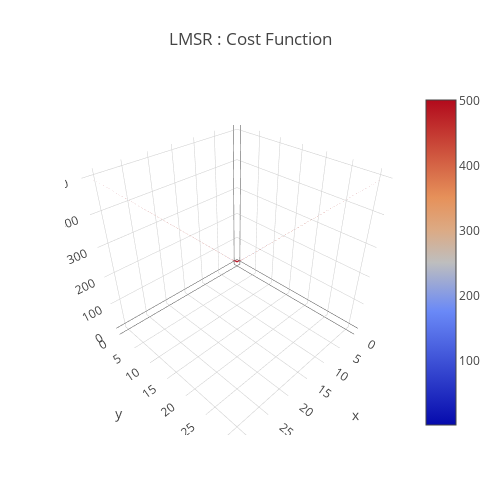

The cell this chart's notebook holds for it:
### Code cell
b = 1
data = [
    go.Surface(
        z=LMSR(x,y,b)
    )
]
layout = go.Layout(
    title='LMSR : Cost Function',
    autosize=False,
    width=500,
    height=500,
    margin=dict(
        l=65,
        r=50,
        b=65,
        t=90
    )
)
fig = go.Figure(data=data, layout=layout)
URL = plotly.offline.iplot(fig, filename='Costfunction-3d-surface.html')

### Figure 1 — Plotly figure (JSON) as saved in the notebook; plotly's stock layout.template omitted (floating-point values rounded to 4 significant figures; data arrays with more than 128 entries replaced by an {"elided": "..."} marker saying what was removed)
{"data": [{"type": "surface", "uid": "c4788279-848c-4287-88d6-43fc54ff3cf6", "z": {"elided": "32x32 float values"}}], "layout": {"autosize": false, "height": 500, "margin": {"b": 65, "l": 65, "r": 50, "t": 90}, "title": {"text": "LMSR : Cost Function"}, "width": 500}}
